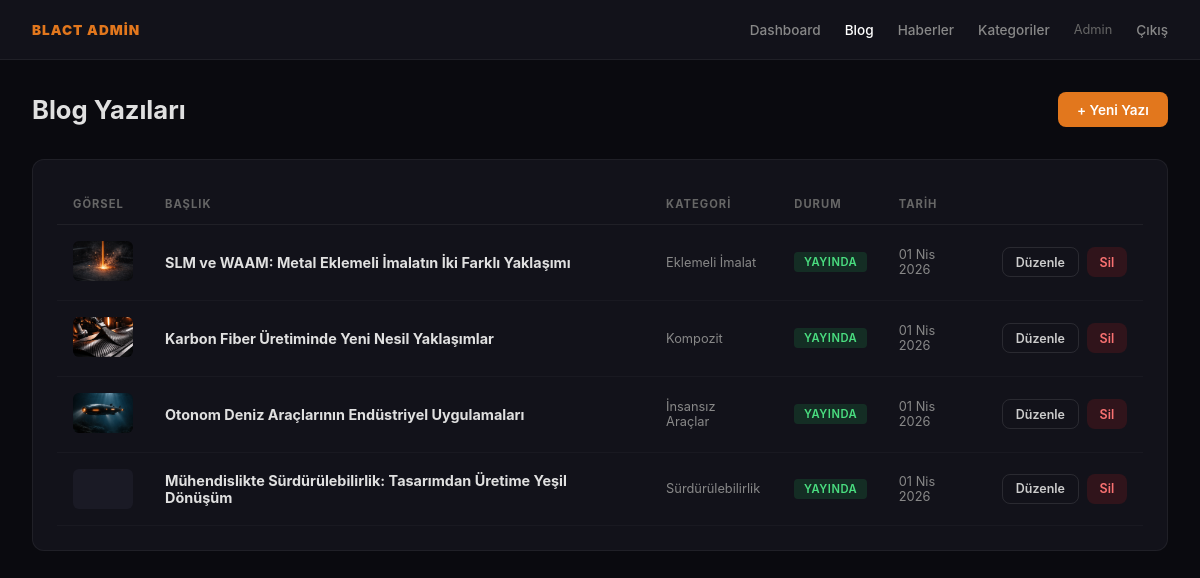
/admin/posts.php?type=blog (signed in), run on the app's committed database.
### tables this page shows
CREATE TABLE posts (
    id INT AUTO_INCREMENT PRIMARY KEY,
    title VARCHAR(255) NOT NULL,
    slug VARCHAR(255) NOT NULL UNIQUE,
    excerpt TEXT,
    content LONGTEXT,
    image VARCHAR(255),
    category_id INT,
    type ENUM('blog', 'news') NOT NULL DEFAULT 'blog',
    status ENUM('draft', 'published') NOT NULL DEFAULT 'draft',
    read_time INT DEFAULT 5,
    author_id INT,
    published_at DATETIME,
    created_at TIMESTAMP DEFAULT CURRENT_TIMESTAMP,
    updated_at TIMESTAMP DEFAULT CURRENT_TIMESTAMP ON UPDATE CURRENT_TIMESTAMP,
    FOREIGN KEY (category_id) REFERENCES categories(id) ON DELETE SET NULL,
    FOREIGN KEY (author_id) REFERENCES users(id) ON DELETE SET NULL
);

CREATE TABLE categories (
    id INT AUTO_INCREMENT PRIMARY KEY,
    name VARCHAR(100) NOT NULL,
    slug VARCHAR(100) NOT NULL UNIQUE,
    type ENUM('blog', 'news') NOT NULL DEFAULT 'blog'
);

### config.php (called while the page is built, shortened)
<?php
function e($str) {
    return htmlspecialchars($str, ENT_QUOTES, 'UTF-8');
}
function formatDate($date) {
    $months = ['Oca','Şub','Mar','Nis','May','Haz','Tem','Ağu','Eyl','Eki','Kas','Ara'];
    $ts = strtotime($date);
    return date('d', $ts) . ' ' . $months[date('n', $ts) - 1] . ' ' . date('Y', $ts);
}

### admin/posts.php (the view, shortened to what this page needs)
<?php
$type = $_GET['type'] ?? 'blog';
$pageTitle = $type === 'blog' ? 'Blog Yazıları' : 'Haberler';
require 'header.php';
$db = getDB();
$stmt = $db->prepare("SELECT p.*, c.name as category_name FROM posts p LEFT JOIN categories c ON p.category_id = c.id WHERE p.type = ? ORDER BY p.created_at DESC");
$stmt->execute([$type]);
$posts = $stmt->fetchAll();
?>
<div class="page-header">
    <h1><?= $pageTitle ?></h1>
    <a href="edit.php?type=<?= $type ?>" class="btn btn-primary">+ Yeni <?= $type === 'blog' ? 'Yazı' : 'Haber' ?></a>
</div>
<div class="card">
<table>
    <thead><tr><th>Görsel</th><th>Başlık</th><th>Kategori</th><th>Durum</th><th>Tarih</th><th></th></tr></thead>
    <tbody>
    <?php foreach ($posts as $post): ?>
    <tr>
        <td><?php if ($post['image']): ?><img src="<?= e(UPLOAD_URL . $post['image']) ?>" class="thumb"><?php else: ?><div class="thumb" style="background:#1a1a25;"></div><?php endif; ?></td>
        <td><strong><?= e($post['title']) ?></strong></td>
        <td style="font-size:0.8rem;color:#888"><?= e($post['category_name'] ?? '-') ?></td>
        <td><span class="badge badge-<?= $post['status'] ?>"><?= $post['status'] === 'published' ? 'Yayında' : 'Taslak' ?></span></td>
        <td style="font-size:0.8rem;color:#888"><?= formatDate($post['created_at']) ?></td>
        <td>
            <div class="actions">
                <a href="edit.php?id=<?= $post['id'] ?>" class="btn btn-sm btn-outline">Düzenle</a>
                <a href="posts.php?type=<?= $type ?>&delete=<?= $post['id'] ?>" class="btn btn-sm btn-danger" onclick="return confirm('Silmek istediğinize emin misiniz?')">Sil</a>
            </div>
        </td>
    </tr>
    <?php endforeach; ?>
    </tbody>
</table>
</div>
</div></body></html>

### admin/header.php (style rules this page uses)
* { margin: 0; padding: 0; box-sizing: border-box; }
body { font-family: 'Inter', -apple-system, sans-serif; background: #0a0a0f; color: #e0e0e0; }
a { color: #e2771d; text-decoration: none; }
.page-header { display: flex; justify-content: space-between; align-items: center; margin-bottom: 2rem; }
.page-header h1 { font-size: 1.6rem; font-weight: 700; }
.btn { display: inline-flex; align-items: center; gap: 0.4rem; padding: 0.6rem 1.2rem; border-radius: 8px; font-size: 0.85rem; font-weight: 600; border: none; cursor: pointer; transition: all 0.2s; }
.btn-primary { background: #e2771d; color: #fff; }
.btn-danger { background: rgba(220,38,38,0.15); color: #f87171; }
.btn-sm { padding: 0.4rem 0.8rem; font-size: 0.78rem; }
.btn-outline { background: transparent; border: 1px solid rgba(255,255,255,0.1); color: #ccc; }
table { width: 100%; border-collapse: collapse; }
th { text-align: left; font-size: 0.7rem; text-transform: uppercase; letter-spacing: 1px; color: #666; padding: 0.8rem 1rem; border-bottom: 1px solid rgba(255,255,255,0.06); }
td { padding: 1rem; border-bottom: 1px solid rgba(255,255,255,0.03); font-size: 0.9rem; }
.badge { display: inline-block; padding: 0.2rem 0.6rem; border-radius: 4px; font-size: 0.7rem; font-weight: 600; text-transform: uppercase; letter-spacing: 0.5px; }
.badge-published { background: rgba(34,197,94,0.15); color: #4ade80; }
.card { background: #12121a; border: 1px solid rgba(255,255,255,0.06); border-radius: 12px; padding: 1.5rem; }
.thumb { width: 60px; height: 40px; object-fit: cover; border-radius: 6px; }
.actions { display: flex; gap: 0.5rem; }

### data on the page
posts: image (picture), title "SLM ve WAAM: Metal Eklemeli İmalatın İki Farklı Yaklaşımı", category.name "Eklemeli İmalat", status "YAYINDA", created_at "01 Nis 2026"
posts: image (picture), title "Karbon Fiber Üretiminde Yeni Nesil Yaklaşımlar", category.name "Kompozit", status "YAYINDA", created_at "01 Nis 2026"
posts: image (picture), title "Otonom Deniz Araçlarının Endüstriyel Uygulamaları", category.name "İnsansız Araçlar", status "YAYINDA", created_at "01 Nis 2026"
posts: title "Mühendislikte Sürdürülebilirlik: Tasarımdan Üretime Yeşil Dönüşüm", category.name "Sürdürülebilirlik", status "YAYINDA", created_at "01 Nis 2026"

### other printed values
$_SESSION['admin_name'] "Admin"
$pageTitle "Blog Yazıları"
